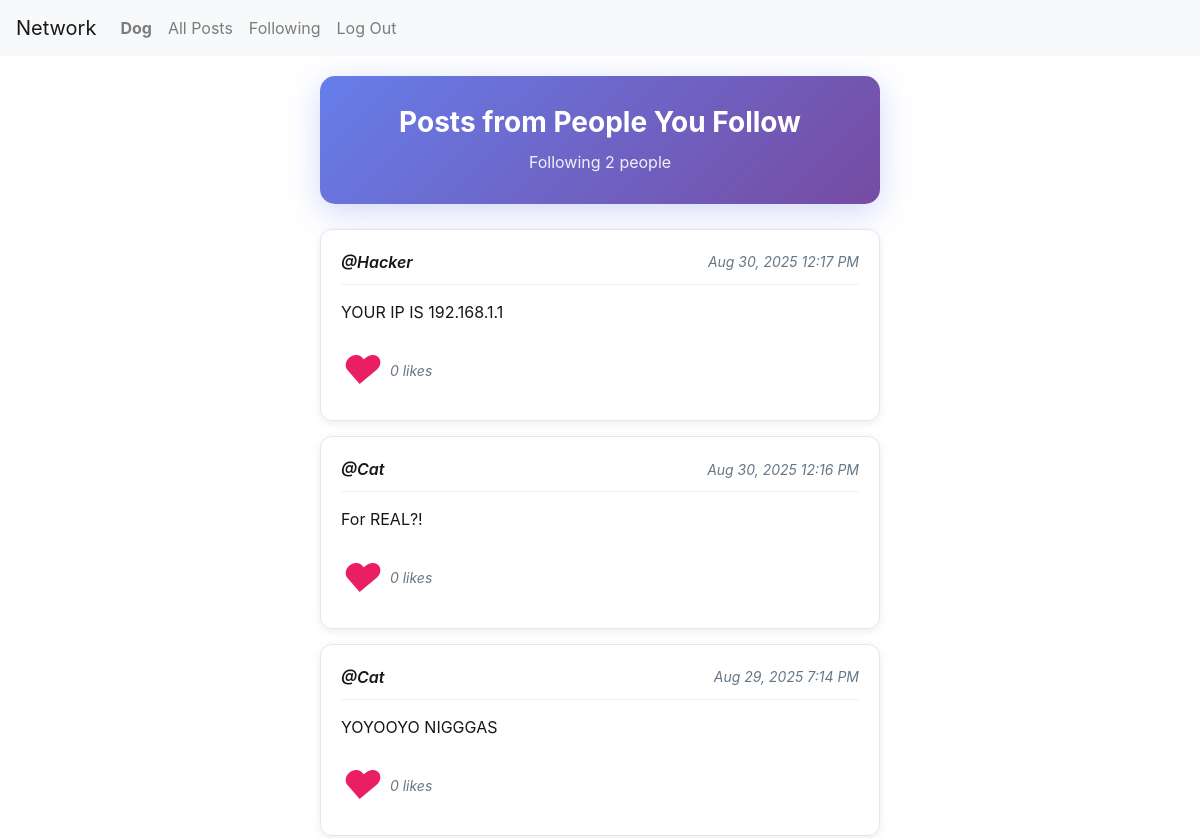
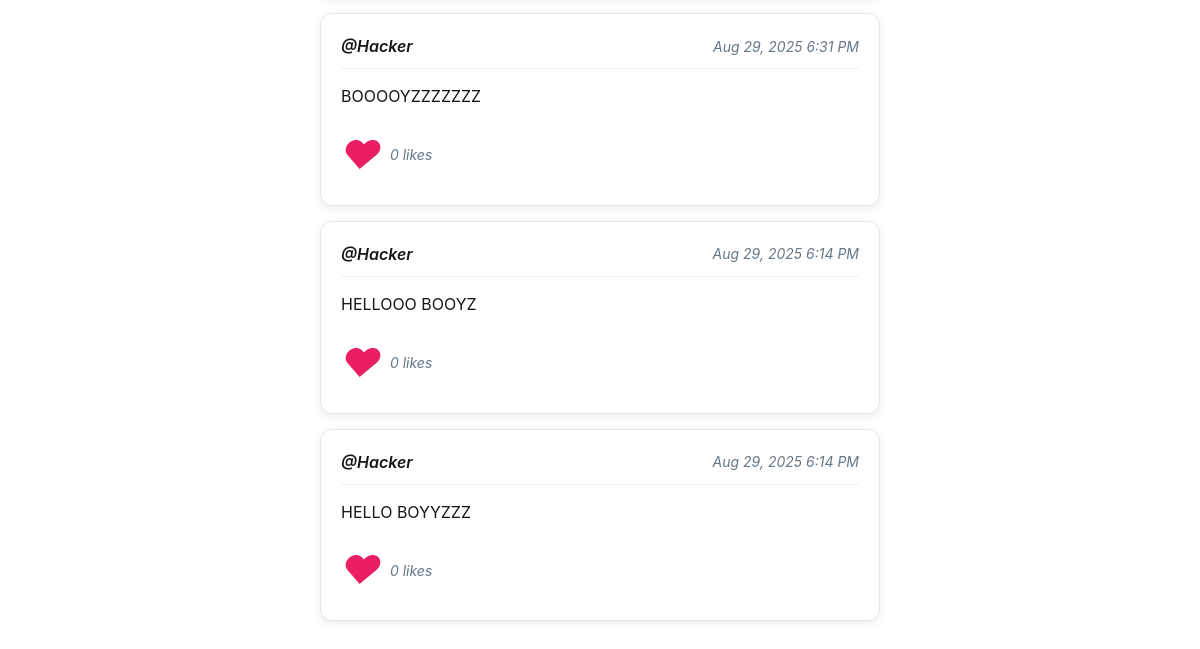
/followings/ (signed in), run on an earlier commit of the app's database (2 pictures, top to bottom).
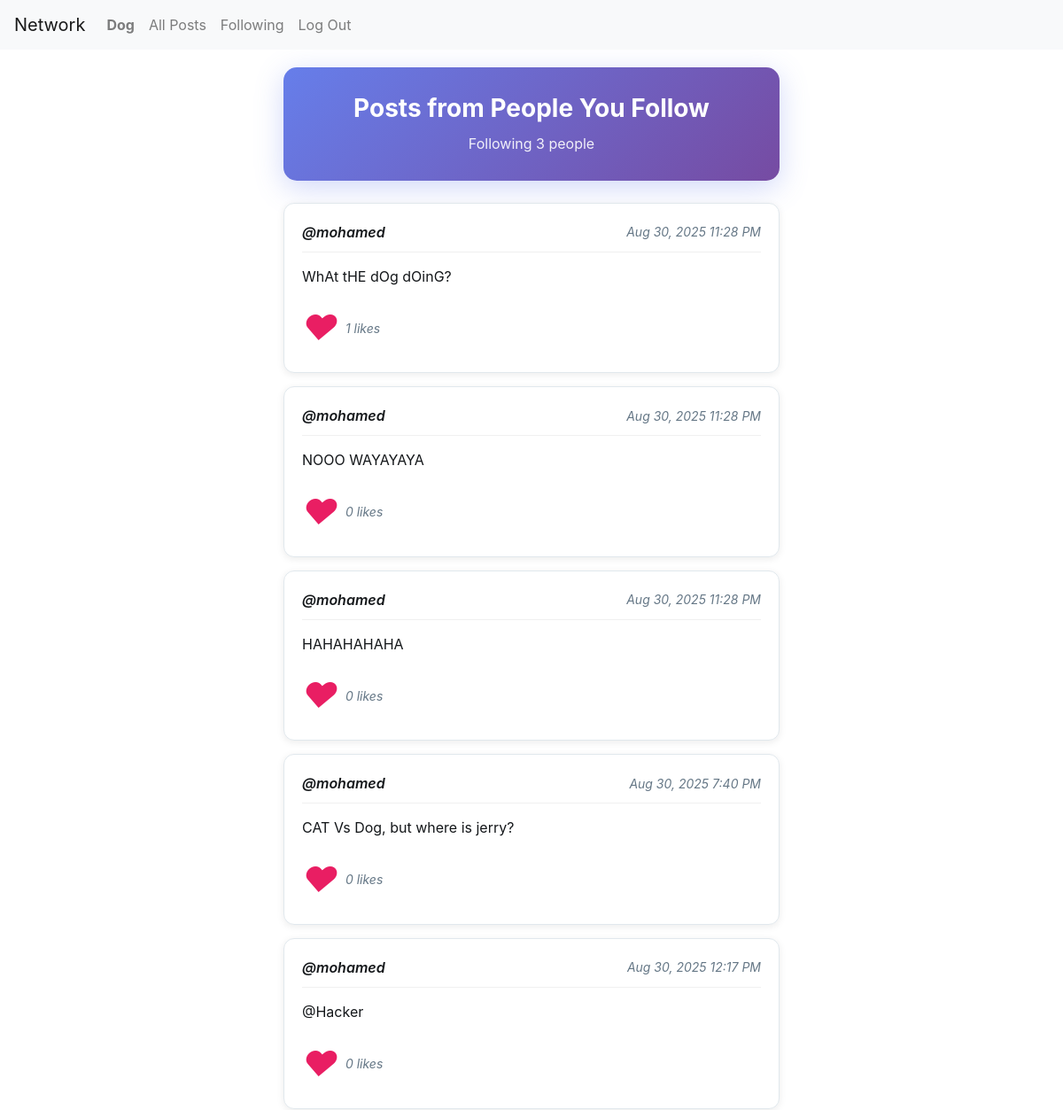
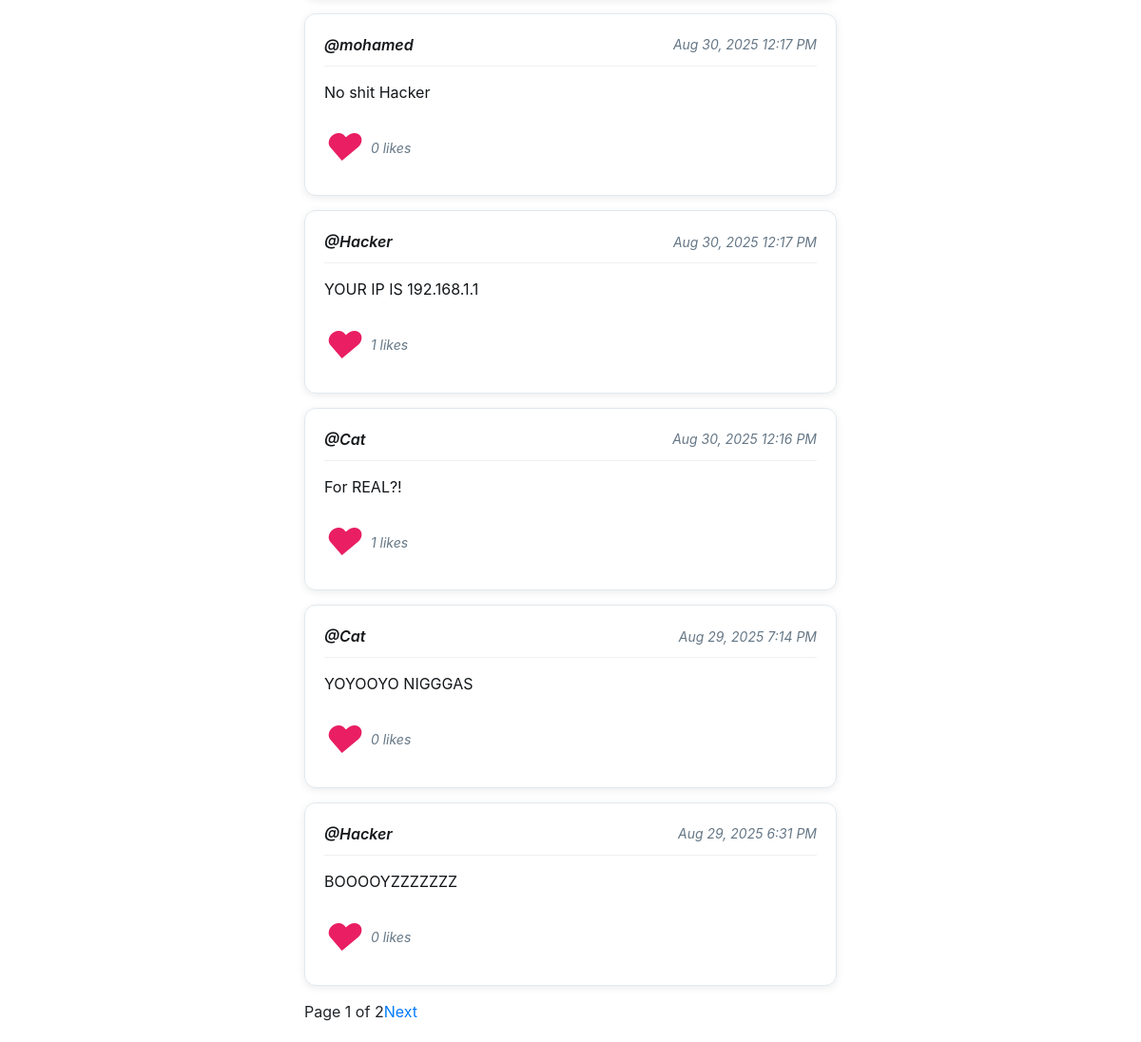
And on a later commit of the database (2 pictures, top to bottom).
### network/models.py (models this page shows, shortened)
class User(AbstractUser):
    followers = models.ManyToManyField("self", symmetrical=False, related_name="following_users", blank=True)
    following = models.ManyToManyField("self", symmetrical=False, related_name="followers_users", blank=True)

class Post(models.Model):
    author = models.ForeignKey(User, on_delete=models.CASCADE, related_name="posts")
    content = models.TextField()
    created_at = models.DateTimeField(auto_now_add=True)
    updated_at = models.DateTimeField(auto_now=True)
    likes = models.ManyToManyField(User, related_name="liked_posts", blank=True, default=None)

### network/views.py (the view)
# urls.py: path("followings/", views.following_posts, name="following"),
def following_posts(request):
    follow_user = request.user.following.all()
    posts = Post.objects.filter(author__in=follow_user).order_by('-created_at')
    paginator = Paginator(posts, 10)  # Show 10 posts per page
    page_number = request.GET.get("page")
    page_obj = paginator.get_page(page_number)
    return render(request, "network/following.html", {
        "user": request.user,
        "posts": page_obj,
        "page_obj": page_obj,
        "is_paginated": page_obj.has_other_pages(),
        "paginator": paginator,
    })

### network/templates/network/following.html (shortened to what this page needs)
{% extends "network/layout.html" %}
{% block body %}
<div class="following-container">
    <div class="following-header">
        <h2>Posts from People You Follow</h2>
        <p class="following-count">Following {{ user.following.count }} people</p>
    </div>
    {% if user.following.all %}
        <div class="following-posts">
            {% for post in posts %}
                <div class="post-card">
                    <div class="post-header">
                        <a href="{% url 'profile' post.author.username %}" class="post-author-link">
                                <div class="post-author">@{{ post.author.username }}</div>
                            </a>
                            <div class="post-timestamp">{{ post.created_at|date:"M d, Y g:i A" }}</div>
                        </div>
                        <div class="post-content">{{ post.content }}</div>
                        <div class="post-footer">
                            <div class="post-likes">
                                <i class="heart-icon" >♥</i>
                                {{ post.likes.count }} likes
                            </div>
                        </div>
                    </div>
                    {% endfor %}
<div class="pagination">
        {% if is_paginated %}
          <span
            >Page {{ page_obj.number }} of {{ page_obj.paginator.num_pages}}</span>
        <div class="pagination-controls">
          {% if page_obj.has_next %}
          <a href="?page={{ page_obj.next_page_number }}">Next</a>
          {% endif %}
        </div>
        {% endif %}
      </div>
        </div>
    {% endif %}
</div>
{% endblock %}

### network/templates/network/layout.html (shortened to what this page needs)
{% load static %}
<!DOCTYPE html>
<html lang="en">
    <head>
        <link rel="stylesheet" href="https://stackpath.bootstrapcdn.com/bootstrap/4.4.1/css/bootstrap.min.css">
        <link href="{% static 'network/styles.css' %}" rel="stylesheet">
    </head>
    <body>
        <nav class="navbar navbar-expand-lg navbar-light bg-light">
            <a class="navbar-brand" href="#">Network</a>
            <div>
              <ul class="navbar-nav mr-auto">
                {% if user.is_authenticated %}
                    <li class="nav-item">
                        <a class="nav-link" href="{%url 'profile' user.username %}"><strong>{{ user.username }}</strong></a>
                    </li>
                {% endif %}
                <li class="nav-item">
                  <a class="nav-link" href="{% url 'index' %}">All Posts</a>
                </li>
                {% if user.is_authenticated %}
                    <li class="nav-item">
                        <a class="nav-link" href="{% url 'following' %}">Following</a>
                    </li>
                    <li class="nav-item">
                        <a class="nav-link" href="{% url 'logout' %}">Log Out</a>
                    </li>
                {% endif %}
              </ul>
            </div>
          </nav>
        <div class="body">
            {% block body %}
            {% endblock %}
        </div>
    </body>
</html>

What changed in the data, as far as the page shows it:
no longer on this page (row unchanged): Post: author.username "Hacker", created_at "Aug 29, 2025 6:14 PM", content "HELLOOO BOOYZ", likes.count "0"
no longer on this page (row unchanged): Post: author.username "Hacker", created_at "Aug 29, 2025 6:14 PM", content "HELLO BOYYZZZ", likes.count "0"
changed User "Dog": following.count "2" → "3"
added Post: author.username "mohamed", created_at "Aug 30, 2025 11:28 PM", content "WhAt tHE dOg dOinG?", likes.count "1"
added Post: author.username "mohamed", created_at "Aug 30, 2025 11:28 PM", content "NOOO WAYAYAYA", likes.count "0"
added Post: author.username "mohamed", created_at "Aug 30, 2025 11:28 PM", content "HAHAHAHAHA", likes.count "0"
added Post: author.username "mohamed", created_at "Aug 30, 2025 7:40 PM", content "CAT Vs Dog, but where is jerry?", likes.count "0"
now on this page (row unchanged): Post: author.username "mohamed", created_at "Aug 30, 2025 12:17 PM", content "@Hacker", likes.count "0"
now on this page (row unchanged): Post: author.username "mohamed", created_at "Aug 30, 2025 12:17 PM", content "No shit Hacker", likes.count "0"
computed for Post "YOUR IP IS 192.168.1.1": likes.count "0" → "1"
computed for Post "For REAL?!": likes.count "0" → "1"
Also different on the page:
{{ page_obj.number }}: (not shown) → "1"
{{ page_obj.paginator.num_pages }}: (not shown) → "2"
text now shown: "Page of Next"
